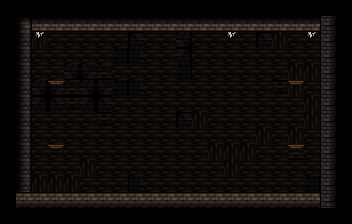

This is a level from a 2D game, rendered from its Tiled map with the project's own tilesets. A one-line summary and the map file follow, with tile-layer data summarised:
An orthogonal 22x14 tile map with 16x16 px tiles, 5 tile layers (back, stage, deco, unit, ...).

<map version="1.0" orientation="orthogonal" renderorder="right-down" width="22" height="14" tilewidth="16" tileheight="16" nextobjectid="4">
 <tileset firstgid="1" name="dungeonTileSet" tilewidth="16" tileheight="16" tilecount="1024">
  <image source="dungeonTileset.png" width="512" height="512" />
  <terraintypes>
   <terrain name="blocks" tile="-1" />
   <terrain name="empty" tile="-1" />
  </terraintypes>
  <tile id="4" terrain="1,1,1,0" />
  <tile id="5" terrain="1,1,0,0" />
  <tile id="6" terrain="1,1,0,1" />
  <tile id="12" terrain="0,0,0,1" />
  <tile id="13" terrain="0,0,1,1" />
  <tile id="14" terrain="0,0,1,0" />
  <tile id="36" terrain="1,0,1,0" />
  <tile id="37" terrain="0,0,0,0" />
  <tile id="38" terrain="0,1,0,1" />
  <tile id="44" terrain="0,1,0,1" />
  <tile id="45" terrain="1,1,1,1" />
  <tile id="46" terrain="1,0,1,0" />
  <tile id="68" terrain="1,0,1,1" />
  <tile id="69" terrain="0,0,1,1" />
  <tile id="70" terrain="0,1,1,1" />
  <tile id="76" terrain="0,1,0,0" />
  <tile id="77" terrain="1,1,0,0" />
  <tile id="78" terrain="1,0,0,0" />
 </tileset>
 <layer name="back" width="22" height="14">
  <data>[308 cells, 308 non-empty, 9 distinct tile ids]</data>
 </layer>
 <layer name="stage" width="22" height="14">
  <data>[308 cells, 132 non-empty, 7 distinct tile ids]</data>
 </layer>
 <layer name="deco" width="22" height="14">
  <data>[308 cells, 1 non-empty, 1 distinct tile ids]</data>
 </layer>
 <layer name="unit" width="22" height="14">
  <data>[308 cells, 1 non-empty, 1 distinct tile ids]</data>
 </layer>
 <layer name="fore" width="22" height="14">
  <data>[308 cells, 1 non-empty, 1 distinct tile ids]</data>
 </layer>
</map>
